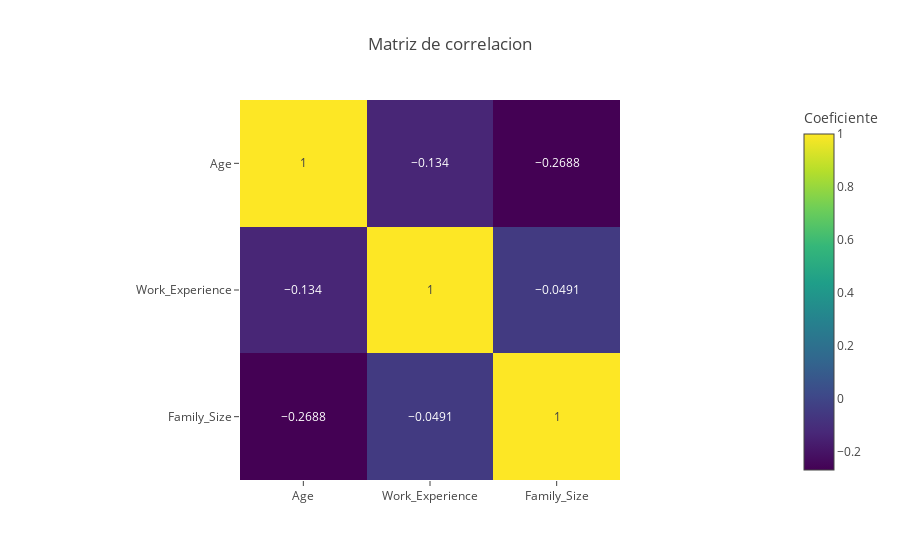

Write notebook code for a chart like this one.
### Code cell
# Plot the heatmap
px.imshow(corr_2,
          title = "Matriz de correlacion",
          text_auto=True,
          labels={"color":"Coeficiente"},
          template="gridon")

### Figure 1 — Plotly figure (JSON) as saved in the notebook; plotly's stock layout.template omitted (floating-point values rounded to 4 significant figures)
{"data": [{"coloraxis": "coloraxis", "hovertemplate": "x: %{x}<br>y: %{y}<br>Coeficiente: %{z}<extra></extra>", "name": "0", "texttemplate": "%{z}", "type": "heatmap", "x": ["Age", "Work_Experience", "Family_Size"], "xaxis": "x", "y": ["Age", "Work_Experience", "Family_Size"], "yaxis": "y", "z": [[1, -0.134, -0.2688], [-0.134, 1, -0.0491], [-0.2688, -0.0491, 1]]}], "layout": {"coloraxis": {"colorbar": {"title": {"text": "Coeficiente"}}, "colorscale": [[0, "#440154"], [0.1111, "#482878"], [0.2222, "#3e4989"], [0.3333, "#31688e"], [0.4444, "#26828e"], [0.5556, "#1f9e89"], [0.6667, "#35b779"], [0.7778, "#6ece58"], [0.8889, "#b5de2b"], [1, "#fde725"]]}, "title": {"text": "Matriz de correlacion"}, "xaxis": {"anchor": "y", "constrain": "domain", "domain": [0, 1], "scaleanchor": "y"}, "yaxis": {"anchor": "x", "autorange": "reversed", "constrain": "domain", "domain": [0, 1]}}}
